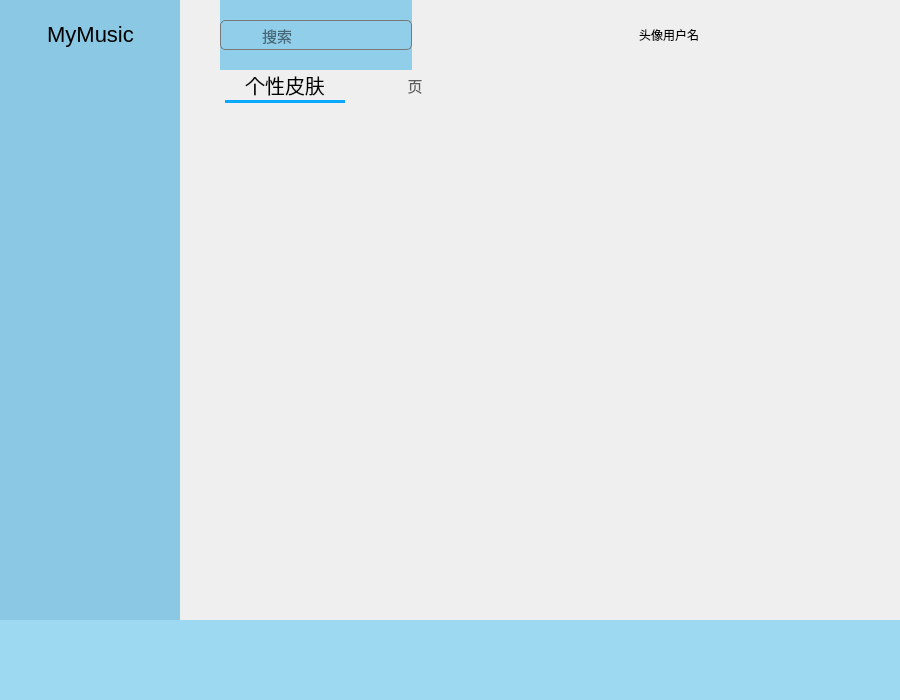
<?xml version="1.0" encoding="UTF-8"?>
<ui version="4.0">
 <class>MainWindow</class>
 <widget class="QWidget" name="MainWindow">
  <property name="geometry">
   <rect>
    <x>0</x>
    <y>0</y>
    <width>900</width>
    <height>700</height>
   </rect>
  </property>
  <property name="windowTitle">
   <string>Form</string>
  </property>
  <property name="styleSheet">
   <string notr="true">MainWindow {
	background-color: #91ceea;
}</string>
  </property>
  <layout class="QVBoxLayout" name="verticalLayout" stretch="0,0">
   <property name="spacing">
    <number>0</number>
   </property>
   <property name="leftMargin">
    <number>0</number>
   </property>
   <property name="topMargin">
    <number>0</number>
   </property>
   <property name="rightMargin">
    <number>0</number>
   </property>
   <property name="bottomMargin">
    <number>0</number>
   </property>
   <item>
    <widget class="QWidget" name="widget_3" native="true">
     <property name="styleSheet">
      <string notr="true"/>
     </property>
     <layout class="QHBoxLayout" name="horizontalLayout" stretch="1,4">
      <property name="spacing">
       <number>20</number>
      </property>
      <property name="leftMargin">
       <number>0</number>
      </property>
      <property name="topMargin">
       <number>0</number>
      </property>
      <property name="rightMargin">
       <number>0</number>
      </property>
      <property name="bottomMargin">
       <number>0</number>
      </property>
      <item>
       <widget class="QWidget" name="leftListWid" native="true">
        <property name="minimumSize">
         <size>
          <width>180</width>
          <height>0</height>
         </size>
        </property>
        <property name="maximumSize">
         <size>
          <width>180</width>
          <height>16777215</height>
         </size>
        </property>
        <property name="styleSheet">
         <string notr="true">QWidget {	
	background-color: #8ac8e4;
}</string>
        </property>
        <layout class="QVBoxLayout" name="verticalLayout_4">
         <property name="spacing">
          <number>0</number>
         </property>
         <property name="leftMargin">
          <number>0</number>
         </property>
         <property name="topMargin">
          <number>0</number>
         </property>
         <property name="rightMargin">
          <number>0</number>
         </property>
         <property name="bottomMargin">
          <number>0</number>
         </property>
         <item>
          <widget class="QWidget" name="widget_5" native="true">
           <property name="minimumSize">
            <size>
             <width>0</width>
             <height>0</height>
            </size>
           </property>
           <property name="maximumSize">
            <size>
             <width>16777215</width>
             <height>16777215</height>
            </size>
           </property>
           <property name="styleSheet">
            <string notr="true"/>
           </property>
           <layout class="QVBoxLayout" name="verticalLayout_3">
            <property name="spacing">
             <number>0</number>
            </property>
            <property name="leftMargin">
             <number>0</number>
            </property>
            <property name="topMargin">
             <number>0</number>
            </property>
            <property name="rightMargin">
             <number>0</number>
            </property>
            <property name="bottomMargin">
             <number>0</number>
            </property>
            <item>
             <widget class="QWidget" name="widget_11" native="true">
              <property name="minimumSize">
               <size>
                <width>0</width>
                <height>70</height>
               </size>
              </property>
              <property name="maximumSize">
               <size>
                <width>16777215</width>
                <height>70</height>
               </size>
              </property>
              <property name="sizeIncrement">
               <size>
                <width>0</width>
                <height>0</height>
               </size>
              </property>
              <layout class="QHBoxLayout" name="horizontalLayout_8">
               <property name="spacing">
                <number>0</number>
               </property>
               <property name="leftMargin">
                <number>0</number>
               </property>
               <property name="topMargin">
                <number>0</number>
               </property>
               <property name="rightMargin">
                <number>0</number>
               </property>
               <property name="bottomMargin">
                <number>0</number>
               </property>
               <item>
                <spacer name="horizontalSpacer_2">
                 <property name="orientation">
                  <enum>Qt::Horizontal</enum>
                 </property>
                 <property name="sizeHint" stdset="0">
                  <size>
                   <width>28</width>
                   <height>20</height>
                  </size>
                 </property>
                </spacer>
               </item>
               <item>
                <widget class="QPushButton" name="mainBtn">
                 <property name="styleSheet">
                  <string notr="true">border: none;
font-size: 22px;</string>
                 </property>
                 <property name="text">
                  <string>MyMusic</string>
                 </property>
                 <property name="icon">
                  <iconset resource="source.qrc">
                   <normaloff>:/source/image/AppPic.png</normaloff>:/source/image/AppPic.png</iconset>
                 </property>
                </widget>
               </item>
               <item>
                <spacer name="horizontalSpacer_3">
                 <property name="orientation">
                  <enum>Qt::Horizontal</enum>
                 </property>
                 <property name="sizeHint" stdset="0">
                  <size>
                   <width>29</width>
                   <height>20</height>
                  </size>
                 </property>
                </spacer>
               </item>
              </layout>
             </widget>
            </item>
            <item>
             <widget class="SidebarWidget" name="funcListWid" native="true"/>
            </item>
           </layout>
          </widget>
         </item>
        </layout>
       </widget>
      </item>
      <item>
       <widget class="QWidget" name="widget_4" native="true">
        <layout class="QVBoxLayout" name="verticalLayout_2">
         <property name="spacing">
          <number>0</number>
         </property>
         <property name="leftMargin">
          <number>20</number>
         </property>
         <property name="topMargin">
          <number>0</number>
         </property>
         <property name="rightMargin">
          <number>20</number>
         </property>
         <property name="bottomMargin">
          <number>0</number>
         </property>
         <item>
          <widget class="QWidget" name="TitleWidget" native="true">
           <property name="minimumSize">
            <size>
             <width>0</width>
             <height>70</height>
            </size>
           </property>
           <property name="maximumSize">
            <size>
             <width>16777215</width>
             <height>70</height>
            </size>
           </property>
           <layout class="QHBoxLayout" name="horizontalLayout_6">
            <property name="spacing">
             <number>6</number>
            </property>
            <property name="leftMargin">
             <number>0</number>
            </property>
            <property name="topMargin">
             <number>0</number>
            </property>
            <property name="rightMargin">
             <number>0</number>
            </property>
            <property name="bottomMargin">
             <number>0</number>
            </property>
            <item>
             <widget class="QWidget" name="widget_10" native="true">
              <property name="styleSheet">
               <string notr="true">* {
	background-color: #91ceea;
}</string>
              </property>
              <layout class="QHBoxLayout" name="horizontalLayout_7">
               <property name="spacing">
                <number>0</number>
               </property>
               <property name="leftMargin">
                <number>0</number>
               </property>
               <property name="topMargin">
                <number>0</number>
               </property>
               <property name="rightMargin">
                <number>0</number>
               </property>
               <property name="bottomMargin">
                <number>0</number>
               </property>
               <item>
                <widget class="QPushButton" name="searchBtn">
                 <property name="minimumSize">
                  <size>
                   <width>40</width>
                   <height>30</height>
                  </size>
                 </property>
                 <property name="maximumSize">
                  <size>
                   <width>35</width>
                   <height>30</height>
                  </size>
                 </property>
                 <property name="styleSheet">
                  <string notr="true">#searchBtn {
	border-top: 1px solid rgb(120, 120, 120);
	border-left: 1px solid rgb(120, 120, 120);
	border-bottom: 1px solid rgb(120, 120, 120);
	border-top-left-radius: 5px;
	border-bottom-left-radius: 5px;
	font-family: &quot;otherfont&quot;;
	font-size: 18px;
	color: rgb(100, 100, 100);
}

#searchBtn:hover {
	color: rgb(44, 44, 44);
}</string>
                 </property>
                 <property name="text">
                  <string/>
                 </property>
                </widget>
               </item>
               <item>
                <widget class="QLineEdit" name="searchLineE">
                 <property name="minimumSize">
                  <size>
                   <width>0</width>
                   <height>30</height>
                  </size>
                 </property>
                 <property name="maximumSize">
                  <size>
                   <width>16777215</width>
                   <height>30</height>
                  </size>
                 </property>
                 <property name="styleSheet">
                  <string notr="true">#searchLineE {
	border-top: 1px solid rgb(120, 120, 120);
	border-right: 1px solid rgb(120, 120, 120);
	border-bottom: 1px solid rgb(120, 120, 120);
	border-top-right-radius: 5px;
	border-bottom-right-radius: 5px;
	font-size: 15px;
}</string>
                 </property>
                 <property name="placeholderText">
                  <string>搜索</string>
                 </property>
                 <property name="clearButtonEnabled">
                  <bool>true</bool>
                 </property>
                </widget>
               </item>
              </layout>
             </widget>
            </item>
            <item>
             <spacer name="horizontalSpacer">
              <property name="orientation">
               <enum>Qt::Horizontal</enum>
              </property>
              <property name="sizeHint" stdset="0">
               <size>
                <width>221</width>
                <height>20</height>
               </size>
              </property>
             </spacer>
            </item>
            <item>
             <widget class="QWidget" name="widget_9" native="true">
              <layout class="QHBoxLayout" name="horizontalLayout_5">
               <property name="spacing">
                <number>0</number>
               </property>
               <property name="leftMargin">
                <number>0</number>
               </property>
               <property name="topMargin">
                <number>0</number>
               </property>
               <property name="rightMargin">
                <number>0</number>
               </property>
               <property name="bottomMargin">
                <number>0</number>
               </property>
               <item>
                <widget class="QLabel" name="headIcon">
                 <property name="text">
                  <string>头像</string>
                 </property>
                </widget>
               </item>
               <item>
                <widget class="QLabel" name="userLabel">
                 <property name="text">
                  <string>用户名</string>
                 </property>
                </widget>
               </item>
              </layout>
             </widget>
            </item>
            <item>
             <widget class="QWidget" name="widget_6" native="true">
              <layout class="QHBoxLayout" name="horizontalLayout_4">
               <property name="spacing">
                <number>5</number>
               </property>
               <property name="leftMargin">
                <number>0</number>
               </property>
               <property name="topMargin">
                <number>0</number>
               </property>
               <property name="rightMargin">
                <number>0</number>
               </property>
               <property name="bottomMargin">
                <number>0</number>
               </property>
               <item>
                <widget class="QWidget" name="widget_8" native="true">
                 <layout class="QHBoxLayout" name="horizontalLayout_3">
                  <property name="spacing">
                   <number>5</number>
                  </property>
                  <property name="leftMargin">
                   <number>0</number>
                  </property>
                  <property name="topMargin">
                   <number>0</number>
                  </property>
                  <property name="rightMargin">
                   <number>0</number>
                  </property>
                  <property name="bottomMargin">
                   <number>0</number>
                  </property>
                  <item>
                   <widget class="QPushButton" name="perletBtn">
                    <property name="minimumSize">
                     <size>
                      <width>25</width>
                      <height>25</height>
                     </size>
                    </property>
                    <property name="maximumSize">
                     <size>
                      <width>25</width>
                      <height>25</height>
                     </size>
                    </property>
                    <property name="styleSheet">
                     <string notr="true">#perletBtn {
	border: none;
	font-family: &quot;otherfont&quot;;
	font-size: 20px;
	color: rgb(100, 100, 100);
}

#perletBtn:hover {
	color: rgb(44,  44, 44);
}</string>
                    </property>
                    <property name="text">
                     <string/>
                    </property>
                   </widget>
                  </item>
                  <item>
                   <widget class="QPushButton" name="setBtn">
                    <property name="minimumSize">
                     <size>
                      <width>25</width>
                      <height>25</height>
                     </size>
                    </property>
                    <property name="maximumSize">
                     <size>
                      <width>25</width>
                      <height>25</height>
                     </size>
                    </property>
                    <property name="styleSheet">
                     <string notr="true">#setBtn {
	border: none;
	font-family: &quot;windowfont&quot;;
	margin-top: 5px;
	font-size: 18px;
	color: rgb(100, 100, 100);
}

#setBtn:hover {
	color: rgb(44,  44, 44);
}</string>
                    </property>
                    <property name="text">
                     <string/>
                    </property>
                   </widget>
                  </item>
                  <item>
                   <widget class="QPushButton" name="complexionBtn">
                    <property name="minimumSize">
                     <size>
                      <width>25</width>
                      <height>25</height>
                     </size>
                    </property>
                    <property name="maximumSize">
                     <size>
                      <width>25</width>
                      <height>25</height>
                     </size>
                    </property>
                    <property name="styleSheet">
                     <string notr="true">#complexionBtn {
	border: none;
	font-family: &quot;otherfont&quot;;
	font-size: 18px;
	color: rgb(100, 100, 100);
}

#complexionBtn:hover {
	color: rgb(44,  44, 44);
}</string>
                    </property>
                    <property name="text">
                     <string/>
                    </property>
                   </widget>
                  </item>
                 </layout>
                </widget>
               </item>
               <item>
                <widget class="QWidget" name="widget_7" native="true">
                 <layout class="QHBoxLayout" name="horizontalLayout_2">
                  <property name="spacing">
                   <number>5</number>
                  </property>
                  <property name="leftMargin">
                   <number>0</number>
                  </property>
                  <property name="topMargin">
                   <number>0</number>
                  </property>
                  <property name="rightMargin">
                   <number>0</number>
                  </property>
                  <property name="bottomMargin">
                   <number>0</number>
                  </property>
                  <item>
                   <widget class="QPushButton" name="minimizeBtn">
                    <property name="minimumSize">
                     <size>
                      <width>25</width>
                      <height>25</height>
                     </size>
                    </property>
                    <property name="maximumSize">
                     <size>
                      <width>25</width>
                      <height>25</height>
                     </size>
                    </property>
                    <property name="styleSheet">
                     <string notr="true">#minimizeBtn {
	border: none;
	font-family: &quot;windowfont&quot;;
	font-size: 18px;
	color: rgb(100, 100, 100);
}

#minimizeBtn:hover {
	color: rgb(44, 44, 44);
}</string>
                    </property>
                    <property name="text">
                     <string/>
                    </property>
                   </widget>
                  </item>
                  <item>
                   <widget class="QPushButton" name="zoomBtn">
                    <property name="minimumSize">
                     <size>
                      <width>25</width>
                      <height>25</height>
                     </size>
                    </property>
                    <property name="maximumSize">
                     <size>
                      <width>25</width>
                      <height>25</height>
                     </size>
                    </property>
                    <property name="styleSheet">
                     <string notr="true">#zoomBtn {
	border: none;
	font-family: &quot;windowfont&quot;;
	color: rgb(100, 100, 100);
}

#zoomBtn:hover {
	color: rgb(44,  44, 44);
}</string>
                    </property>
                    <property name="text">
                     <string/>
                    </property>
                    <property name="checkable">
                     <bool>true</bool>
                    </property>
                   </widget>
                  </item>
                  <item>
                   <widget class="QPushButton" name="closeBtn">
                    <property name="minimumSize">
                     <size>
                      <width>25</width>
                      <height>25</height>
                     </size>
                    </property>
                    <property name="maximumSize">
                     <size>
                      <width>25</width>
                      <height>25</height>
                     </size>
                    </property>
                    <property name="styleSheet">
                     <string notr="true">#closeBtn {
	border: none;
	font-family: &quot;windowfont&quot;;
	margin-top: 3px;
	font-size: 18px;
	color: rgb(100, 100, 100);
}

#closeBtn:hover {
	color: rgb(44, 44, 44);
}</string>
                    </property>
                    <property name="text">
                     <string/>
                    </property>
                   </widget>
                  </item>
                 </layout>
                </widget>
               </item>
              </layout>
             </widget>
            </item>
           </layout>
          </widget>
         </item>
         <item>
          <widget class="QStackedWidget" name="stackedWidget">
           <property name="styleSheet">
            <string notr="true"/>
           </property>
           <property name="currentIndex">
            <number>2</number>
           </property>
           <widget class="QWidget" name="mainPage">
            <layout class="QVBoxLayout" name="verticalLayout_6">
             <property name="spacing">
              <number>0</number>
             </property>
             <property name="leftMargin">
              <number>0</number>
             </property>
             <property name="topMargin">
              <number>0</number>
             </property>
             <property name="rightMargin">
              <number>0</number>
             </property>
             <property name="bottomMargin">
              <number>0</number>
             </property>
             <item>
              <widget class="QWidget" name="all_music_widget" native="true">
               <layout class="QVBoxLayout" name="verticalLayout_7">
                <property name="spacing">
                 <number>0</number>
                </property>
                <property name="leftMargin">
                 <number>0</number>
                </property>
                <property name="topMargin">
                 <number>0</number>
                </property>
                <property name="rightMargin">
                 <number>0</number>
                </property>
                <property name="bottomMargin">
                 <number>0</number>
                </property>
               </layout>
              </widget>
             </item>
            </layout>
           </widget>
           <widget class="QWidget" name="setPage">
            <widget class="QPushButton" name="upload_Btn">
             <property name="geometry">
              <rect>
               <x>70</x>
               <y>50</y>
               <width>80</width>
               <height>23</height>
              </rect>
             </property>
             <property name="text">
              <string>上传音乐</string>
             </property>
             <property name="checkable">
              <bool>true</bool>
             </property>
            </widget>
           </widget>
           <widget class="QWidget" name="compPage">
            <property name="styleSheet">
             <string notr="true"/>
            </property>
            <layout class="QVBoxLayout" name="verticalLayout_5">
             <property name="spacing">
              <number>0</number>
             </property>
             <property name="leftMargin">
              <number>0</number>
             </property>
             <property name="topMargin">
              <number>0</number>
             </property>
             <property name="rightMargin">
              <number>0</number>
             </property>
             <property name="bottomMargin">
              <number>0</number>
             </property>
             <item>
              <widget class="QTabWidget" name="tabWidget">
               <property name="cursor">
                <cursorShape>ArrowCursor</cursorShape>
               </property>
               <property name="styleSheet">
                <string notr="true">#tabWidget {
	border-style: none;
	/*padding-top: 50px;*/
}

QTabWidget::pane { border: 0; }

QTabBar::tab {
	font-size: 15px;
	color: rgb(91, 91, 91);
	width: 120px;
	height: 30px;
	border-style: none;
	margin-right: 5px;
	margin-left: 5px;
}

QTabBar::tab::selected {
	font-size: 20px;
	color: #000;
	font-weight: 400;
	border-bottom: 3px solid rgb(8, 169, 255);
}</string>
               </property>
               <property name="tabShape">
                <enum>QTabWidget::Rounded</enum>
               </property>
               <property name="currentIndex">
                <number>0</number>
               </property>
               <property name="elideMode">
                <enum>Qt::ElideNone</enum>
               </property>
               <property name="documentMode">
                <bool>false</bool>
               </property>
               <property name="tabBarAutoHide">
                <bool>false</bool>
               </property>
               <widget class="QWidget" name="tab">
                <attribute name="title">
                 <string>个性皮肤</string>
                </attribute>
                <layout class="QVBoxLayout" name="verticalLayout_14">
                 <property name="spacing">
                  <number>15</number>
                 </property>
                 <property name="leftMargin">
                  <number>0</number>
                 </property>
                 <property name="topMargin">
                  <number>0</number>
                 </property>
                 <property name="rightMargin">
                  <number>0</number>
                 </property>
                 <property name="bottomMargin">
                  <number>0</number>
                 </property>
                </layout>
               </widget>
               <widget class="QWidget" name="tab_2">
                <attribute name="title">
                 <string>页</string>
                </attribute>
               </widget>
              </widget>
             </item>
            </layout>
           </widget>
           <widget class="QWidget" name="localMusicPage">
            <layout class="QVBoxLayout" name="verticalLayout_10" stretch="0,0,15">
             <property name="spacing">
              <number>0</number>
             </property>
             <property name="leftMargin">
              <number>0</number>
             </property>
             <property name="topMargin">
              <number>0</number>
             </property>
             <property name="rightMargin">
              <number>0</number>
             </property>
             <property name="bottomMargin">
              <number>0</number>
             </property>
             <item>
              <widget class="QWidget" name="widget_2" native="true">
               <layout class="QHBoxLayout" name="horizontalLayout_9">
                <property name="spacing">
                 <number>0</number>
                </property>
                <property name="leftMargin">
                 <number>0</number>
                </property>
                <property name="topMargin">
                 <number>0</number>
                </property>
                <property name="rightMargin">
                 <number>0</number>
                </property>
                <property name="bottomMargin">
                 <number>0</number>
                </property>
                <item alignment="Qt::AlignBottom">
                 <widget class="QLabel" name="label">
                  <property name="font">
                   <font>
                    <pointsize>-1</pointsize>
                    <bold>true</bold>
                   </font>
                  </property>
                  <property name="styleSheet">
                   <string notr="true">QLabel {
	font-size: 24px;
	font-weight: bold;
}</string>
                  </property>
                  <property name="text">
                   <string>本地音乐</string>
                  </property>
                  <property name="alignment">
                   <set>Qt::AlignBottom|Qt::AlignHCenter</set>
                  </property>
                 </widget>
                </item>
                <item>
                 <widget class="QWidget" name="widget_12" native="true">
                  <layout class="QVBoxLayout" name="verticalLayout_8">
                   <property name="spacing">
                    <number>0</number>
                   </property>
                   <property name="leftMargin">
                    <number>0</number>
                   </property>
                   <property name="topMargin">
                    <number>0</number>
                   </property>
                   <property name="rightMargin">
                    <number>0</number>
                   </property>
                   <property name="bottomMargin">
                    <number>0</number>
                   </property>
                   <item>
                    <spacer name="verticalSpacer">
                     <property name="orientation">
                      <enum>Qt::Vertical</enum>
                     </property>
                     <property name="sizeHint" stdset="0">
                      <size>
                       <width>20</width>
                       <height>22</height>
                      </size>
                     </property>
                    </spacer>
                   </item>
                   <item alignment="Qt::AlignBottom">
                    <widget class="QLabel" name="total_music_Lab">
                     <property name="styleSheet">
                      <string notr="true">color: gray;</string>
                     </property>
                     <property name="text">
                      <string>共999首</string>
                     </property>
                     <property name="alignment">
                      <set>Qt::AlignBottom|Qt::AlignLeading|Qt::AlignLeft</set>
                     </property>
                    </widget>
                   </item>
                  </layout>
                 </widget>
                </item>
                <item>
                 <spacer name="horizontalSpacer_4">
                  <property name="orientation">
                   <enum>Qt::Horizontal</enum>
                  </property>
                  <property name="sizeHint" stdset="0">
                   <size>
                    <width>418</width>
                    <height>20</height>
                   </size>
                  </property>
                 </spacer>
                </item>
                <item alignment="Qt::AlignBottom">
                 <widget class="QWidget" name="widget_15" native="true">
                  <layout class="QVBoxLayout" name="verticalLayout_11" stretch="0">
                   <property name="spacing">
                    <number>0</number>
                   </property>
                   <property name="leftMargin">
                    <number>0</number>
                   </property>
                   <property name="topMargin">
                    <number>0</number>
                   </property>
                   <property name="rightMargin">
                    <number>0</number>
                   </property>
                   <property name="bottomMargin">
                    <number>0</number>
                   </property>
                   <item alignment="Qt::AlignBottom">
                    <widget class="QPushButton" name="selectDir_Btn">
                     <property name="cursor">
                      <cursorShape>PointingHandCursor</cursorShape>
                     </property>
                     <property name="styleSheet">
                      <string notr="true">#selectDir_Btn {
	font-size: 15px;
	border: none;

	color: #1976D2;
}

#selectDir_Btn:hover {
    /* 悬停状态 - 亮蓝色 */
    color: #2196F3;
}

#selectDir_Btn:pressed {
    /* 按下状态 - 更深的蓝色 */
    color: #0D47A1;
}</string>
                     </property>
                     <property name="text">
                      <string>选择目录&gt;</string>
                     </property>
                    </widget>
                   </item>
                  </layout>
                 </widget>
                </item>
               </layout>
              </widget>
             </item>
             <item>
              <widget class="QWidget" name="widget_13" native="true">
               <layout class="QVBoxLayout" name="verticalLayout_9">
                <property name="spacing">
                 <number>0</number>
                </property>
                <property name="leftMargin">
                 <number>0</number>
                </property>
                <property name="topMargin">
                 <number>0</number>
                </property>
                <property name="rightMargin">
                 <number>0</number>
                </property>
                <property name="bottomMargin">
                 <number>0</number>
                </property>
                <item>
                 <widget class="QWidget" name="widget_14" native="true">
                  <layout class="QHBoxLayout" name="horizontalLayout_10">
                   <item>
                    <widget class="QPushButton" name="pushButton_2">
                     <property name="text">
                      <string>播放全部</string>
                     </property>
                    </widget>
                   </item>
                   <item>
                    <widget class="QPushButton" name="pushButton_3">
                     <property name="text">
                      <string>刷新</string>
                     </property>
                    </widget>
                   </item>
                   <item>
                    <widget class="QPushButton" name="pushButton_4">
                     <property name="text">
                      <string>...</string>
                     </property>
                    </widget>
                   </item>
                   <item>
                    <spacer name="horizontalSpacer_5">
                     <property name="orientation">
                      <enum>Qt::Horizontal</enum>
                     </property>
                     <property name="sizeHint" stdset="0">
                      <size>
                       <width>125</width>
                       <height>20</height>
                      </size>
                     </property>
                    </spacer>
                   </item>
                   <item>
                    <widget class="QPushButton" name="pushButton_5">
                     <property name="text">
                      <string>搜索</string>
                     </property>
                    </widget>
                   </item>
                   <item>
                    <spacer name="horizontalSpacer_6">
                     <property name="orientation">
                      <enum>Qt::Horizontal</enum>
                     </property>
                     <property name="sizeHint" stdset="0">
                      <size>
                       <width>125</width>
                       <height>20</height>
                      </size>
                     </property>
                    </spacer>
                   </item>
                  </layout>
                 </widget>
                </item>
               </layout>
              </widget>
             </item>
             <item>
              <layout class="QVBoxLayout" name="local_music_view"/>
             </item>
            </layout>
           </widget>
           <widget class="QWidget" name="songlistPage"/>
          </widget>
         </item>
        </layout>
       </widget>
      </item>
     </layout>
    </widget>
   </item>
   <item>
    <widget class="BottomPlayWidget" name="bottomWid" native="true">
     <property name="sizePolicy">
      <sizepolicy hsizetype="Expanding" vsizetype="Expanding">
       <horstretch>0</horstretch>
       <verstretch>0</verstretch>
      </sizepolicy>
     </property>
     <property name="minimumSize">
      <size>
       <width>0</width>
       <height>80</height>
      </size>
     </property>
     <property name="maximumSize">
      <size>
       <width>16777215</width>
       <height>80</height>
      </size>
     </property>
     <property name="styleSheet">
      <string notr="true">* {
	background-color: #9ED9F2;
}

QPushButton {
	border: none;
	font-family: &quot;otherfont&quot;;
	font-size: 20px;
	color: #4e4e52;
}

QPushButton:hover {
	color: #cccccc;
}

QPushButton:pressed {
	color: #007acc;
}</string>
     </property>
    </widget>
   </item>
  </layout>
 </widget>
 <customwidgets>
  <customwidget>
   <class>BottomPlayWidget</class>
   <extends>QWidget</extends>
   <header>bottomplaywidget.h</header>
   <container>1</container>
  </customwidget>
  <customwidget>
   <class>SidebarWidget</class>
   <extends>QWidget</extends>
   <header>sidebarwidget.h</header>
   <container>1</container>
  </customwidget>
 </customwidgets>
 <resources>
  <include location="source.qrc"/>
 </resources>
 <connections/>
</ui>
